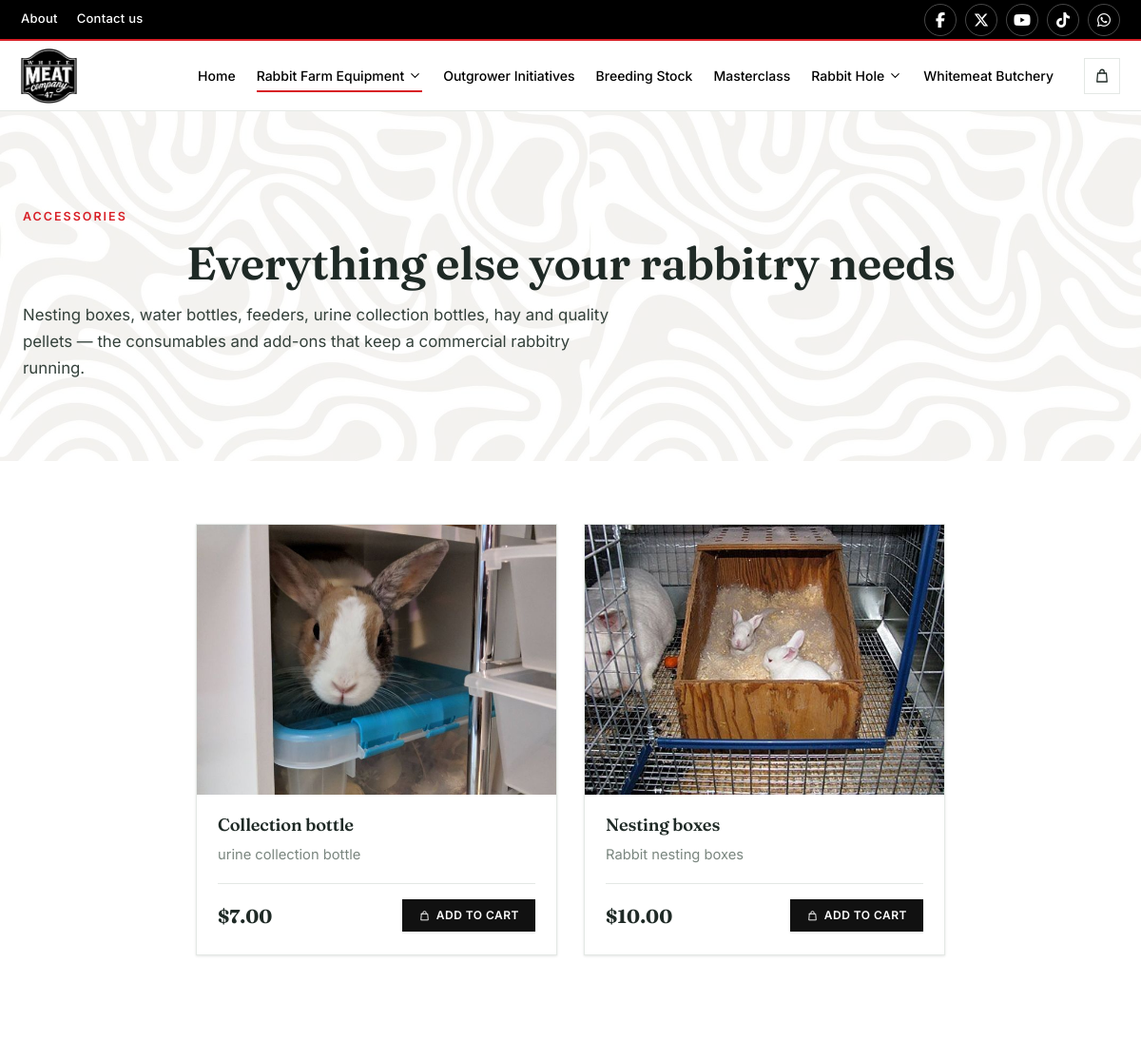
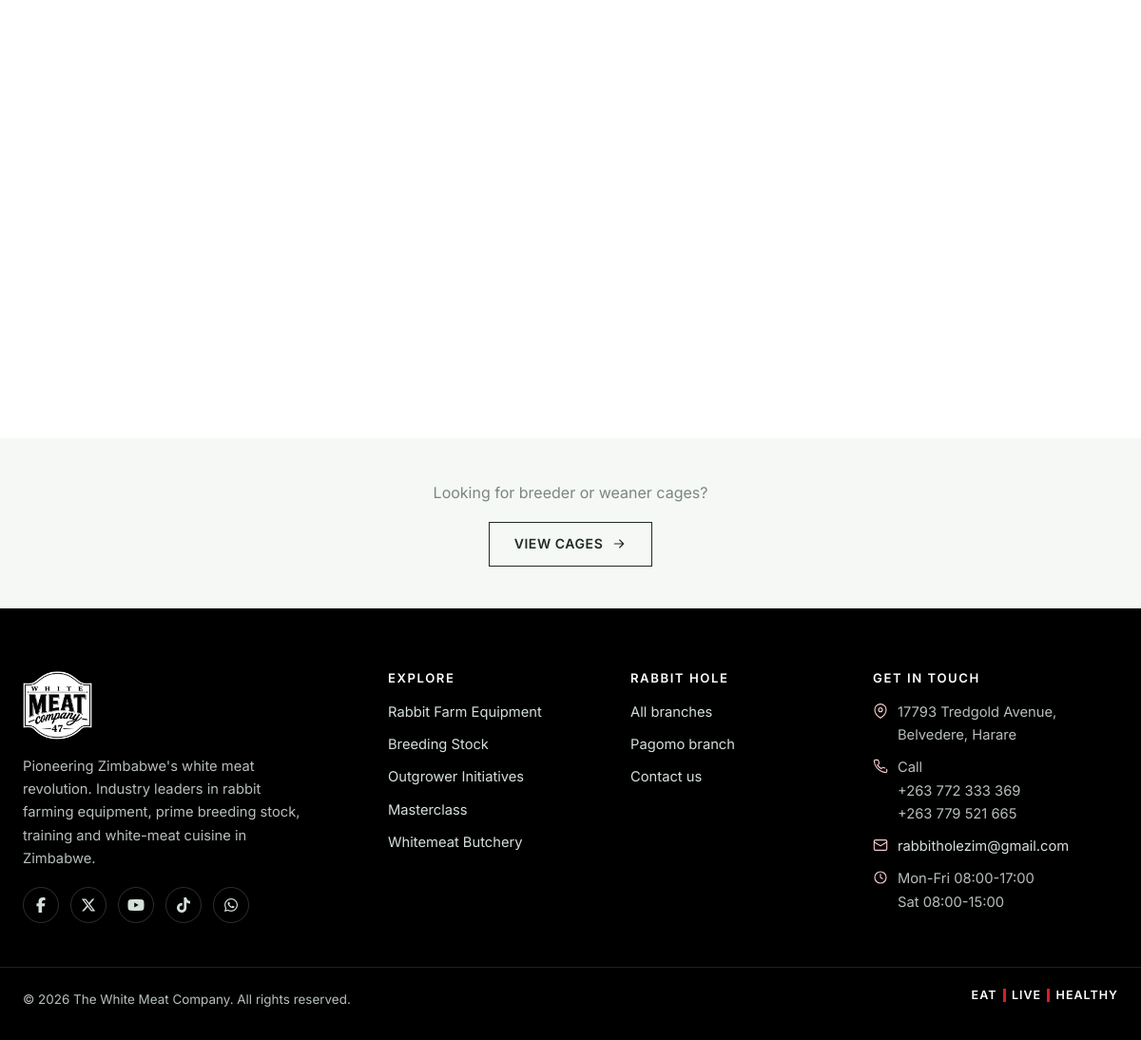
Screenshot of /accessories/ with the database file from the repository (2 pictures, top to bottom).
### frontend/models.py (models this page shows, shortened)
class Accessory(models.Model):
    name = models.CharField(max_length=200)
    description = models.TextField(blank=True)
    price = models.DecimalField(max_digits=8, decimal_places=2)
    image = models.ImageField(upload_to='equipment/', storage=get_equipment_storage, blank=True, null=True, help_text="Upload accessory image")
    image_filename = models.CharField(max_length=200, blank=True, help_text="Alternative: Image filename in static/images/")
    is_available = models.BooleanField(default=True)
    created_at = models.DateTimeField(auto_now_add=True)
    updated_at = models.DateTimeField(auto_now=True)
    class Meta:
        ordering = ['-created_at', 'name']
    @property
    def image_url(self):
        if self.image:
            try:
                return self.image.url
            except Exception:
                pass
        elif self.image_filename:
            return f'/static/images/{self.image_filename}'
        return '/static/images/default-accessory.jpg'

class SiteSettings(models.Model):
    company_name = models.CharField(max_length=120, default="The White Meat Company")
    tagline = models.CharField(
        max_length=160, blank=True,
        default="Pioneering Zimbabwe's white meat revolution.",
    )
    brand_slogan = models.CharField(
        max_length=60, default="EAT | LIVE | HEALTHY",
        help_text="Recurring brand philosophy shown in banners and dividers.",
    )
    whatsapp_number = models.CharField(
        max_length=20, default="263772333369",
        help_text="International format, digits only, no + (used for wa.me links).",
    )
    phone_primary = models.CharField(max_length=30, blank=True, default="+263 772 333 369")
    phone_secondary = models.CharField(max_length=30, blank=True, default="+263 779 521 665")
    email = models.EmailField(blank=True, default="rabbitholezim@gmail.com")
    office_address = models.CharField(
        max_length=255, blank=True,
        default="17793 Tredgold Avenue, Belvedere, Harare",
    )
    restaurant_address = models.CharField(
        max_length=255, blank=True,
        default="Golden Quarry Road & Bulawayo Road, Harare",
    )
    business_hours = models.TextField(
        blank=True,
        default="Mon-Fri 08:00-17:00\nSat 08:00-15:00",
    )
    map_embed_url = models.URLField(
        blank=True, max_length=1000,
        help_text="Google Maps 'embed' src URL for the footer/contact map.",
    )
    facebook_url = models.URLField(blank=True, default="https://www.facebook.com/thewhitemeatco")
    instagram_url = models.URLField(blank=True)
    twitter_url = models.URLField(blank=True, default="https://x.com/WhiteMeatCompa1")
    youtube_url = models.URLField(blank=True, default="https://www.youtube.com/@brightt.makuchete2875")
    tiktok_url = models.URLField(blank=True, default="https://www.tiktok.com/@thewhitemeatco")
    whatsapp_channel_url = models.URLField(
        blank=True, default="https://whatsapp.com/channel/0029VaMwhvvEKyZDkNNk5H21",
    )
    payment_instructions = models.TextField(
        blank=True,
        help_text="Short note shown above the payment details, e.g. 'Pay 50% deposit to confirm your order.'",
    )
    payment_ecocash_number = models.CharField(
        max_length=30, blank=True, help_text="EcoCash / mobile money number customers should pay to.",
    )
    payment_ecocash_name = models.CharField(
        max_length=120, blank=True, help_text="Registered name on the EcoCash/mobile money account.",
    )
    payment_bank_details = models.TextField(
        blank=True,
        help_text="Bank name, account name, account number, branch - shown to customers exactly as typed.",
    )
    updated_at = models.DateTimeField(auto_now=True)
    class Meta:
        verbose_name = "Site settings"
        verbose_name_plural = "Site settings"
    @classmethod
    def load(cls):
        obj, _ = cls.objects.get_or_create(pk=1)
        return obj
    @property
    def slogan_parts(self):
        return [p.strip() for p in (self.brand_slogan or "").split("|") if p.strip()]

### frontend/views.py (the view)
# urls.py: path('accessories/', views.accessories, name='accessories'),
def accessories(request):
    accessories = Accessory.objects.filter(is_available=True).order_by('-created_at')
    return render(request, 'accessories.html', {'accessories': accessories})

### frontend/context_processors.py (called while the page is built)
def admin_nav(request):
    if not request.path.startswith("/dashboard/"):
        return {}
    try:
        from .dashboard import _nav_sections
        return {"sections": _nav_sections()}
    except Exception:
        return {"sections": []}

def site_settings(request):
    try:
        settings_obj = SiteSettings.load()
    except Exception:
        settings_obj = SiteSettings()
    return {"site": settings_obj}

### frontend/templatetags/wm_icons.py (called while the page is built)
@register.simple_tag
def wm_icon(name, size=24, **attrs):
    paths = _PATHS.get(name, _PATHS["leaf"])
    css_class = attrs.get("class", "wm-icon")
    return mark_safe(
        f'<svg class="{css_class}" width="{size}" height="{size}" viewBox="0 0 24 24" '
        f'fill="none" stroke="currentColor" stroke-width="1.7" stroke-linecap="round" '
        f'stroke-linejoin="round" aria-hidden="true" focusable="false">{paths}</svg>'
    )

### templates/accessories.html (shortened to what this page needs)
{% extends "base.html" %}
{% load static wm_icons %}
{% block content %}
<section class="wm-page-hero wm-pattern">
  <div class="wm-container">
    <span class="wm-eyebrow">Accessories</span>
    <h1>Everything else your rabbitry needs</h1>
    <p>Nesting boxes, water bottles, feeders, urine collection bottles, hay and quality pellets &mdash;
      the consumables and add-ons that keep a commercial rabbitry running.</p>
  </div>
</section>
<section class="wm-section">
  <div class="wm-container">
    {% if accessories %}
    <div class="wm-product-grid">
      {% for accessory in accessories %}
      <div class="wm-product-card">
        <div class="wm-product-card__media">
          <img src="{{ accessory.image_url }}" alt="{{ accessory.name }}" loading="lazy"
               onerror="this.onerror=null;this.src='{% static 'images/default-accessory.jpg' %}';">
        </div>
        <div class="wm-product-card__body">
          <h3>{{ accessory.name }}</h3>
          <p>{{ accessory.description|truncatewords:20 }}</p>
          <div class="wm-product-card__footer">
            <span class="wm-product-card__price">${{ accessory.price }}</span>
            <div class="wm-product-card__actions">
              <button class="wm-btn wm-btn--primary wm-btn--sm"
                      onclick="WMProductCart.add('{{ accessory.name|escapejs }}', {{ accessory.price }})">
                {% wm_icon "shop" size=13 %} Add to Cart
              </button>
            </div>
          </div>
        </div>
      </div>
      {% endfor %}
    </div>
    {% else %}
    <p class="wm-notice">No accessories available at the moment.</p>
    {% endif %}
  </div>
</section>
<section class="wm-section wm-section--tight wm-section--surface-2">
  <div class="wm-container" style="text-align:center">
    <p style="margin:0 0 18px;color:var(--wm-muted)">Looking for breeder or weaner cages?</p>
    <a href="{% url 'cages' %}" class="wm-btn wm-btn--outline">View cages {% wm_icon "arrow-right" size=15 %}</a>
  </div>
</section>
{% endblock %}

### templates/partials/footer.html (shortened to what this page needs)
{% load static wm_icons %}
<footer class="wm-footer">
  <div class="wm-container wm-footer__grid">
    <div class="wm-footer__brand">
      <img src="{% static 'images/logo.png' %}" alt="{{ site.company_name }} logo">
      <p>{{ site.tagline }} Industry leaders in rabbit farming equipment, prime breeding stock, training and white-meat cuisine in Zimbabwe.</p>
      <div class="wm-footer__social">
        {% if site.facebook_url %}<a href="{{ site.facebook_url }}" target="_blank" rel="noopener" aria-label="Facebook"><i class="fa-brands fa-facebook-f"></i></a>{% endif %}
        {% if site.twitter_url %}<a href="{{ site.twitter_url }}" target="_blank" rel="noopener" aria-label="X"><i class="fa-brands fa-x-twitter"></i></a>{% endif %}
        {% if site.youtube_url %}<a href="{{ site.youtube_url }}" target="_blank" rel="noopener" aria-label="YouTube"><i class="fa-brands fa-youtube"></i></a>{% endif %}
        {% if site.tiktok_url %}<a href="{{ site.tiktok_url }}" target="_blank" rel="noopener" aria-label="TikTok"><i class="fa-brands fa-tiktok"></i></a>{% endif %}
        {% if site.whatsapp_channel_url %}<a href="{{ site.whatsapp_channel_url }}" target="_blank" rel="noopener" aria-label="WhatsApp channel"><i class="fa-brands fa-whatsapp"></i></a>{% endif %}
      </div>
    </div>
    <div>
      <h4>Explore</h4>
      <ul>
        <li><a href="{% url 'equipment' %}">Rabbit Farm Equipment</a></li>
        <li><a href="{% url 'breeding' %}">Breeding Stock</a></li>
        <li><a href="{% url 'outgrowers' %}">Outgrower Initiatives</a></li>
        <li><a href="{% url 'masterclass' %}">Masterclass</a></li>
        <li><a href="{% url 'butchery' %}">Whitemeat Butchery</a></li>
      </ul>
    </div>
    <div>
      <h4>Rabbit Hole</h4>
      <ul>
        <li><a href="{% url 'rabbithole' %}">All branches</a></li>
        <li><a href="{% url 'pagomo' %}">Pagomo branch</a></li>
        <li><a href="{% url 'index' %}#contact">Contact us</a></li>
      </ul>
    </div>
    <div>
      <h4>Get in touch</h4>
      <ul class="wm-footer__contact">
        {% if site.office_address %}<li>{% wm_icon "pin" size=16 %}<span>{{ site.office_address }}</span></li>{% endif %}
        {% if site.phone_primary %}
        <li>{% wm_icon "phone" size=16 %}<span>Call<br>
          <a href="tel:{{ site.phone_primary|cut:' ' }}">{{ site.phone_primary }}</a>
          {% if site.phone_secondary %}<br><a href="tel:{{ site.phone_secondary|cut:' ' }}">{{ site.phone_secondary }}</a>{% endif %}
        </span></li>
        {% endif %}
        {% if site.email %}<li>{% wm_icon "mail" size=16 %}<a href="mailto:{{ site.email }}">{{ site.email }}</a></li>{% endif %}
        {% if site.business_hours %}<li>{% wm_icon "clock" size=16 %}<span>{{ site.business_hours|linebreaksbr }}</span></li>{% endif %}
      </ul>
    </div>
  </div>
  <div class="wm-container wm-footer__bar">
    <span>&copy; {% now "Y" %} {{ site.company_name }}. All rights reserved.</span>
    <span class="wm-eyebrow wm-slogan wm-brand-slogan">
      {% for part in site.slogan_parts %}{% if not forloop.first %}<i class="wm-sep" aria-hidden="true"></i>{% endif %}{{ part }}{% endfor %}
    </span>
  </div>
</footer>

### static/css/style.css (style rules this page uses)
* { margin: 0; padding: 0; box-sizing: border-box; }
body, html { font-family: Arial, sans-serif; height: 100%; background-color: #fff; overflow-x: hidden; line-height: 1.6; color: #333; }
h1 { text-align: center; margin-bottom: 40px; font-size: 2em; }
a[href^="tel:"] { color: inherit !important; text-decoration: none !important; }

### static/css/scroll-animations.css (style rules this page uses)
img { transition: opacity 0.4s ease; }

### rows the page displays
Accessory: image_url (picture), name "Collection bottle", description "urine collection bottle", price "7.00"
Accessory: image_url (picture), name "Nesting boxes", description "Rabbit nesting boxes", price "10.00"
SiteSettings: tagline "Pioneering Zimbabwe's white meat revolution.", office_address "17793 Tredgold Avenue, Belvedere, Harare", phone_primary "+263 772 333 369", phone_secondary "+263 779 521 665", email "rabbitholezim@gmail.com", business_hours "Mon-Fri 08:00-17:00 Sat 08:00-15:00", company_name "The White Meat Company"

### other values shown
{{ part }} "EAT" "LIVE" "HEALTHY"
